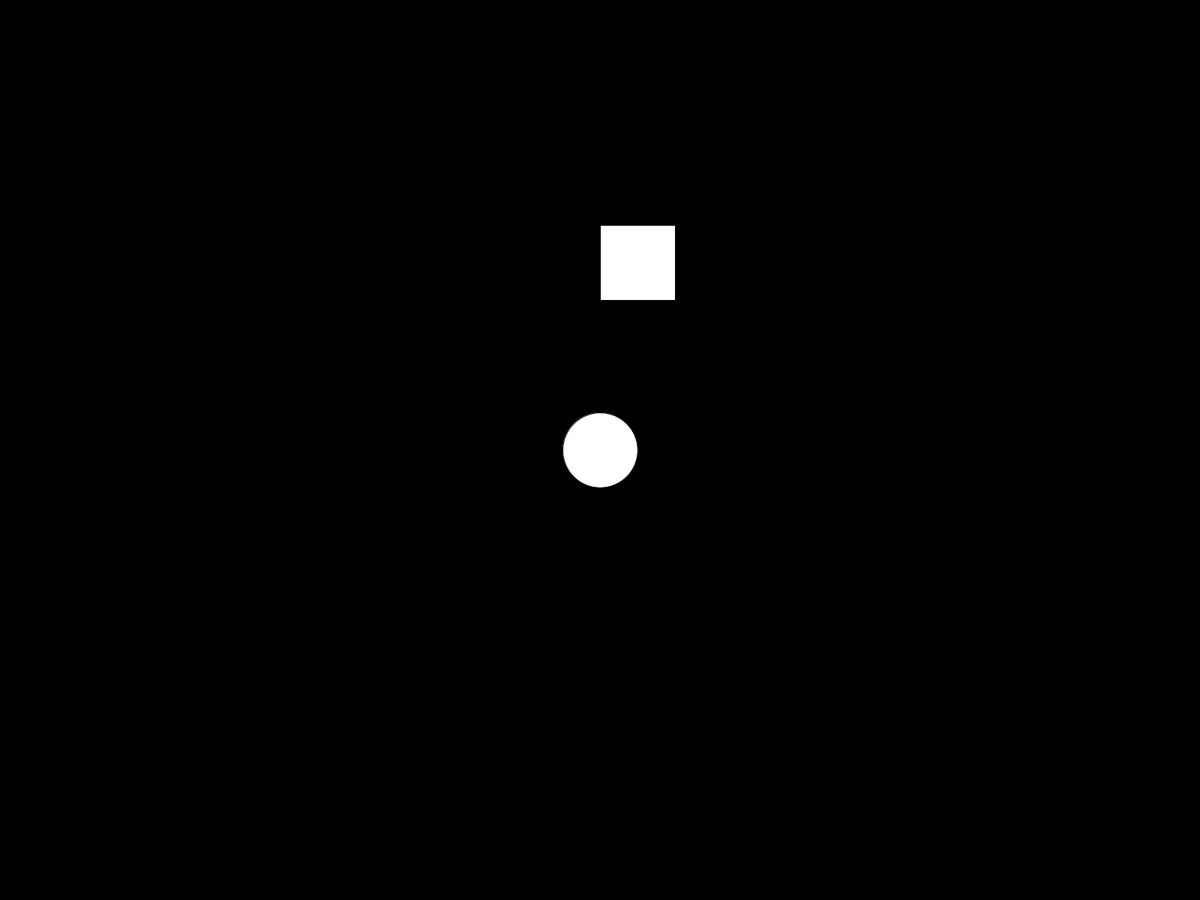
Frame 1 (no input)
Frame 60 (the mouse pressed at the canvas centre just before this capture): identical to frame 1, image omitted
Frame 120 (the mouse held since frame 60 and released just before this capture): identical to frame 1, image omitted

The Processing sketch that drew this single still picture (run headless with seeded random() and noise(); from frame 60 on, the mouse is pressed at the canvas centre):

// Processing sketch: CircleSquare
// ── CircleSquare.pde
int diameter = 100;
int w = 100;

void setup() //runs once
{
  fullScreen(); //sets full screen
 
}

void draw() //runs forever
{
  background(0);
  square(width/2,height/4,w);  //call square
  circle(width/2,height/2,diameter);  //call circle
}

//Draws square
void square(int x, int y, int w){
  rect(x,y,w,w);
}

//Draws circle
void circle(int x,int y, int diameter){
  ellipse(x,y,diameter,diameter);
}
